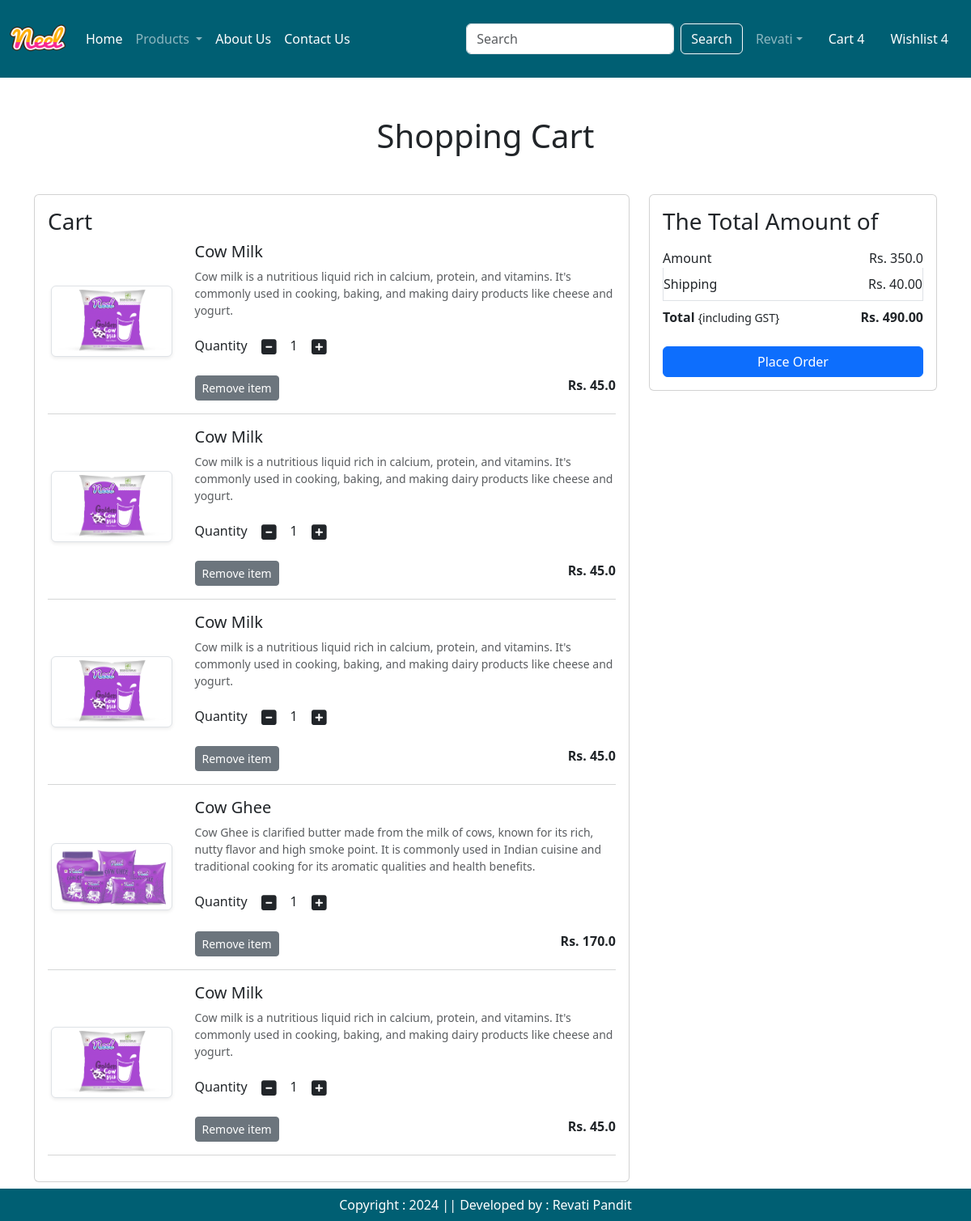
The app's page /cart/ (signed in) with its own data.
### app/models.py (models this page shows, shortened)
class Cart(models.Model):
    user = models.ForeignKey(User,on_delete=models.CASCADE)
    product = models.ForeignKey(Product,on_delete=models.CASCADE)
    quantity = models.PositiveIntegerField(default=1)

class Product(models.Model):
    title = models.CharField(max_length=100)
    selling_price = models.FloatField()
    discounted_price = models.FloatField()
    description = models.TextField()
    composition = models.TextField(default='')
    prodapp = models.TextField(default='')
    category = models.CharField(choices=CATEGORY_CHOICES, max_length=100)
    product_image = models.ImageField(upload_to='product')

### app/views.py (the view)
# urls.py: path('cart/', views.show_cart, name='showcart'),
def show_cart(request):
    user = request.user
    cart = Cart.objects.filter(user=user)
    amount = 0
    for p in cart:
        value = p.quantity * p.product.discounted_price
        amount += value  # Correctly accumulate the total value
    totalamount = amount * 1.40  # Adding 40% tax to the amount
    amount = round(amount, 2)
    totalamount = round(totalamount, 2)
    context = {
        'cart': cart,
        'amount': amount,
        'totalamount': totalamount
    }
    return render(request, 'app/addtocart.html', context)

### app/templates/app/addtocart.html (shortened to what this page needs)
{% extends 'app/base.html' %}
{% load static %}
{% block main-content %}
<div class="container my-5">
    <div class="row">
        {% if cart %}
        <h1 class="text-center mb-5">Shopping Cart</h1>
        <div class="col-sm-8">
            <div class="card">
                <div class="card-body">
                    <h3>Cart</h3>
                    {% for item in cart %}
                    <div class="row">
                        <div class="col-sm-3 text-center align-self-center">
                            <img src="{{ item.product.product_image.url }}" alt="" srcset="" class="img-fluid img-thumbnail shadow-sm" height="150" width="150">
                        </div>
                        <div class="col-sm-9">
                            <div>
                                <h5>{{ item.product.title }}</h5>
                                <p class="mb-2 text-muted small">{{ item.product.description }}</p>
                                <div class="my-3">
                                    <label for="quantity">Quantity</label>
                                    <a class="minus-cart btn" pid="{{ item.product.id }}"><i class="fas fa-minus-square fa-lg"></i></a>
                                    <span id="quantity">{{ item.quantity }}</span>
                                    <a class="plus-cart btn" pid="{{ item.product.id }}"><i class="fas fa-plus-square fa-lg"></i></a>
                                </div>
                                <div class="d-flex justify-content-between">
                                    <a href="#" class="remove-cart btn btn-sm btn-secondary mr-3" pid="{{ item.product.id }}">Remove item</a>
                                    <p class="mb-0"><span><strong>Rs. {{ item.product.discounted_price }}</strong></span></p>
                                </div>
                            </div>
                        </div>
                    </div>
                    <hr class="text-muted">
                    {% endfor %}
                </div>
            </div>
        </div>
        <div class="col-sm-4">
            <div class="card">
                <div class="card-body">
                    <h3>The Total Amount of</h3>
                    <ul class="list-group">
                        <li class="list-group-item d-flex justify-content-between align-items-center border-0 px-0 pb-0">
                            Amount<span id="amount">Rs. {{ amount }}</span>
                        </li>
                        <li class="list-group-item d-flex justify-content-between align-items-center px-0">Shipping<span>Rs. 40.00</span></li>
                        <li class="list-group-item d-flex justify-content-between align-items-center border-0 px-0 mb-3">
                            <div>
                                <strong>Total</strong> <small>{including GST}</small>
                            </div>
                            <span id="totalamount"><strong>Rs. {{ totalamount|floatformat:2 }}</strong></span>
                        </li>
                    </ul>
                    <div class="d-grid">
                        <a href="{% url 'checkout' %}" class="btn btn-primary">Place Order</a>
                    </div>
                </div>
            </div>
        </div>
        {% else %}
        <h1 class="text-center mb-5">Cart is Empty</h1>
        {% endif %}
    </div>
</div>
{% endblock main-content %}

### app/templates/app/base.html (shortened to what this page needs)
<!DOCTYPE html>
{% load static %}
<html lang="en">
<head>
    <link href="https://cdn.jsdelivr.net/npm/bootstrap@5.3.3/dist/css/bootstrap.min.css" rel="stylesheet">
    <link rel="stylesheet" href="{% static 'app/css/owl.carousel.min.css' %}" />
    <link rel="stylesheet" href="{% static 'app/css/all.min.css' %}" />
    <link rel="stylesheet" href="{% static 'app/css/style.css' %}" />
</head>
<body>
    <nav class="navbar navbar-expand-lg navbar-dark" style="background-color: #005f73;">
        <div class="container-fluid">
          <a class="navbar-brand" href="#">
            <img src="{% static 'app/images/Neel.png' %}" width="70" height="70" />
          </a>
          <div class="collapse navbar-collapse" id="navbarSupportedContent">
            <ul class="navbar-nav me-auto mb-2 mb-lg-0">
              {% if request.user.is_authenticated %}
              <li class="nav-item">
                <a class="nav-link active" aria-current="page" href="{% url 'home' %}">Home</a>
              </li>
              <li class="nav-item dropdown">
                <a class="nav-link dropdown-toggle" href="#" role="button" data-bs-toggle="dropdown" aria-expanded="false">
                  Products
                </a>
              </li>
              <li class="nav-item">
                <a class="nav-link text-white" href="{% url 'about' %}">About Us</a>
            </li>
            <li class="nav-item">
                <a class="nav-link text-white" href="{% url 'contact' %}">Contact Us</a>
            </li>
            </ul>
            <form class="d-flex" role="search">
                <input class="form-control me-2" type="search" placeholder="Search" aria-label="Search">
                <button class="btn btn-outline-light" type="submit">Search</button>
            </form>
          </div>
          <ul class="navbar-nav me-auto mb-2 mb-lg-0">
            <li class="nav-item dropdown mx-2">
                <a class="nav-link dropdown-toggle" href="#" role="button" data-bs-toggle="dropdown" aria-expanded="false">Revati</a>
            </li>
            <li class="nav-item mx-2">
                <a href="{% url 'showcart' %}" class="nav-link text-white">Cart 4</a>
            </li>
            <li class="nav-item mx-2">
                <a href="#" class="nav-link text-white">Wishlist 4</a>
            </li>
            {% endif %}
          </ul>
        </div>
      </nav>
      {% block main-content %}{% endblock main-content %}
      <footer class="footer" style="background-color: #005f73; padding: 20px 0; display: flex; align-items: center; justify-content: center; height: 40px; position: fixed; bottom: 0; width: 100%;">
        <p class="text-white m-0">Copyright : 2024 || Developed by : Revati Pandit</p>
      </footer>
</body>
</html>

### records on screen
Cart: product.product_image (picture), product "Cow Milk", product.description "Cow milk is a nutritious liquid rich in calcium, protein, and vitamins. It's commonly used in cooking, baking, and making dairy products like cheese and yogurt.", quantity "1", product.discounted_price "45.0"
Cart: product.product_image (picture), product "Cow Milk", product.description "Cow milk is a nutritious liquid rich in calcium, protein, and vitamins. It's commonly used in cooking, baking, and making dairy products like cheese and yogurt.", quantity "1", product.discounted_price "45.0"
Cart: product.product_image (picture), product "Cow Milk", product.description "Cow milk is a nutritious liquid rich in calcium, protein, and vitamins. It's commonly used in cooking, baking, and making dairy products like cheese and yogurt.", quantity "1", product.discounted_price "45.0"
Cart: product.product_image (picture), product "Cow Ghee", product.description "Cow Ghee is clarified butter made from the milk of cows, known for its rich, nutty flavor and high smoke point. It is commonly used in Indian cuisine and traditional cooking for its aromatic qualities and health benefits.", quantity "1", product.discounted_price "170.0"
Cart: product.product_image (picture), product "Cow Milk", product.description "Cow milk is a nutritious liquid rich in calcium, protein, and vitamins. It's commonly used in cooking, baking, and making dairy products like cheese and yogurt.", quantity "1", product.discounted_price "45.0"

### other values on screen
{{ amount }} "350.0"
{{ totalamount|floatformat:2 }} "490.00"
